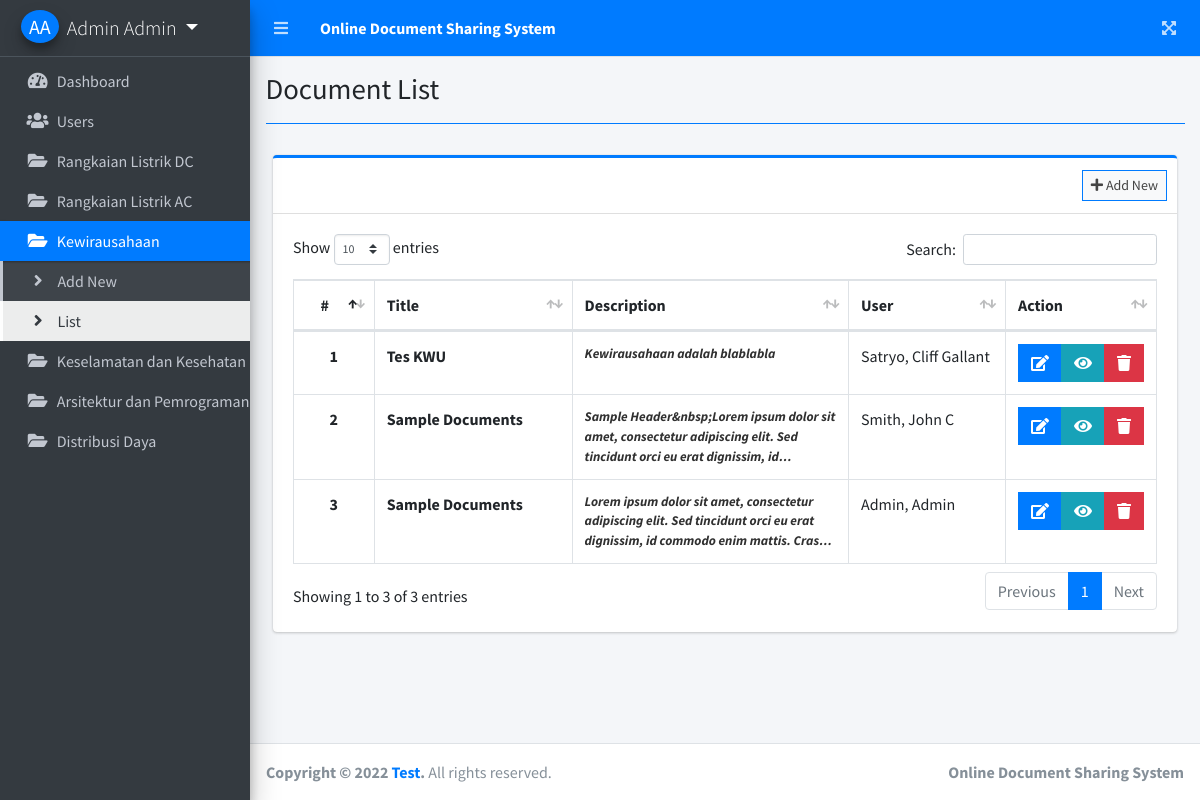
Screenshot of /index.php?page=document_list (signed in) with the database file from the repository.
### tables this page shows
CREATE TABLE `documents` (
  `id` int(11) NOT NULL,
  `title` varchar(200) NOT NULL,
  `description` text NOT NULL,
  `file_json` text NOT NULL,
  `user_id` int(30) NOT NULL,
  `date_created` datetime NOT NULL DEFAULT current_timestamp()
);

### document_list.php (the view, shortened to what this page needs)
<?php include'db_connect.php' ?>
<div class="col-lg-12">
	<div class="card card-outline card-primary">
		<div class="card-header">
			<div class="card-tools">
				<a class="btn btn-block btn-sm btn-default btn-flat border-primary" href="./index.php?page=new_document"><i class="fa fa-plus"></i> Add New</a>
			</div>
		</div>
		<div class="card-body">
			<table class="table tabe-hover table-bordered" id="list">
			     <?php if($_SESSION['login_type'] == 1 ): ?>
				<colgroup>
					<col width="10%">
					<col width="25%">
					<col width="35%">
					<col width="20%">
					<col width="10%">
				</colgroup>
			    <?php endif; ?>
				<thead>
					<tr>
						<th class="text-center">#</th>
						<th>Title</th>
						<th>Description</th>
					     <?php if($_SESSION['login_type'] == 1 ): ?>
						<th>User</th>
					    <?php endif; ?>
						<th>Action</th>
					</tr>
				</thead>
				<tbody>
					<?php
					$i = 1;
					$where = '';
					if($_SESSION['login_type'] == 1 ):
					$user = $conn->query("SELECT * FROM users where id in (SELECT user_id FROM documents) ");
					while($row = $user->fetch_assoc()){
						$uname[$row['id']] = ucwords($row['lastname'].', '.$row['firstname'].' '.$row['middlename']);
					}
					else:
						$where = " where user_id = '{$_SESSION['login_id']}' ";
					endif;
					$qry = $conn->query("SELECT * FROM documents $where order by unix_timestamp(date_created) desc ");
					while($row= $qry->fetch_assoc()):
						$trans = get_html_translation_table(HTML_ENTITIES,ENT_QUOTES);
						unset($trans["\""], $trans["<"], $trans[">"], $trans["<h2"]);
						$desc = strtr(html_entity_decode($row['description']),$trans);
						$desc=str_replace(array("<li>","</li>"), array("",", "), $desc);
					?>
					<tr>
						<th class="text-center"><?php echo $i++ ?></th>
						<td><b><?php echo ucwords($row['title']) ?></b></td>
						<td><b class="truncate"><?php echo strip_tags($desc) ?></b></td>
						  <?php if($_SESSION['login_type'] == 1 ): ?>
						<td><?php echo isset($uname[$row['user_id']]) ? $uname[$row['user_id']] : "Deleted User" ?></td>
					    <?php endif; ?>
						<td class="text-center">
		                    <div class="btn-group">
		                        <a href="./index.php?page=edit_document&id=<?php echo $row['id'] ?>" class="btn btn-primary btn-flat">
		                          <i class="fas fa-edit"></i>
		                        </a>
		                        <a  href="./index.php?page=view_document&id=<?php echo md5($row['id']) ?>" class="btn btn-info btn-flat">
		                          <i class="fas fa-eye"></i>
		                        </a>
		                        <button type="button" class="btn btn-danger btn-flat delete_document" data-id="<?php echo $row['id'] ?>">
		                          <i class="fas fa-trash"></i>
		                        </button>
	                      </div>
						</td>
					</tr>
				<?php endwhile; ?>
				</tbody>
			</table>
		</div>
	</div>
</div>

### rows the page displays
documents: title "Tes KWU", description "Kewirausahaan adalah blablabla", user "Satryo, Cliff Gallant"
documents: title "Sample Documents", description "Sample Header&nbsp;Lorem ipsum dolor sit amet, consectetur adipiscing elit. Sed tincidunt orci eu erat dignissim,…", user "Smith, John C"
documents: title "Sample Documents", description "Lorem ipsum dolor sit amet, consectetur adipiscing elit. Sed tincidunt orci eu erat dignissim, id commodo enim mattis.…", user "Admin, Admin"

### other values shown
$_SESSION['login_firstname'].' '.$_SESSION['login_lastname'] "Admin Admin"
$title "Document List"
